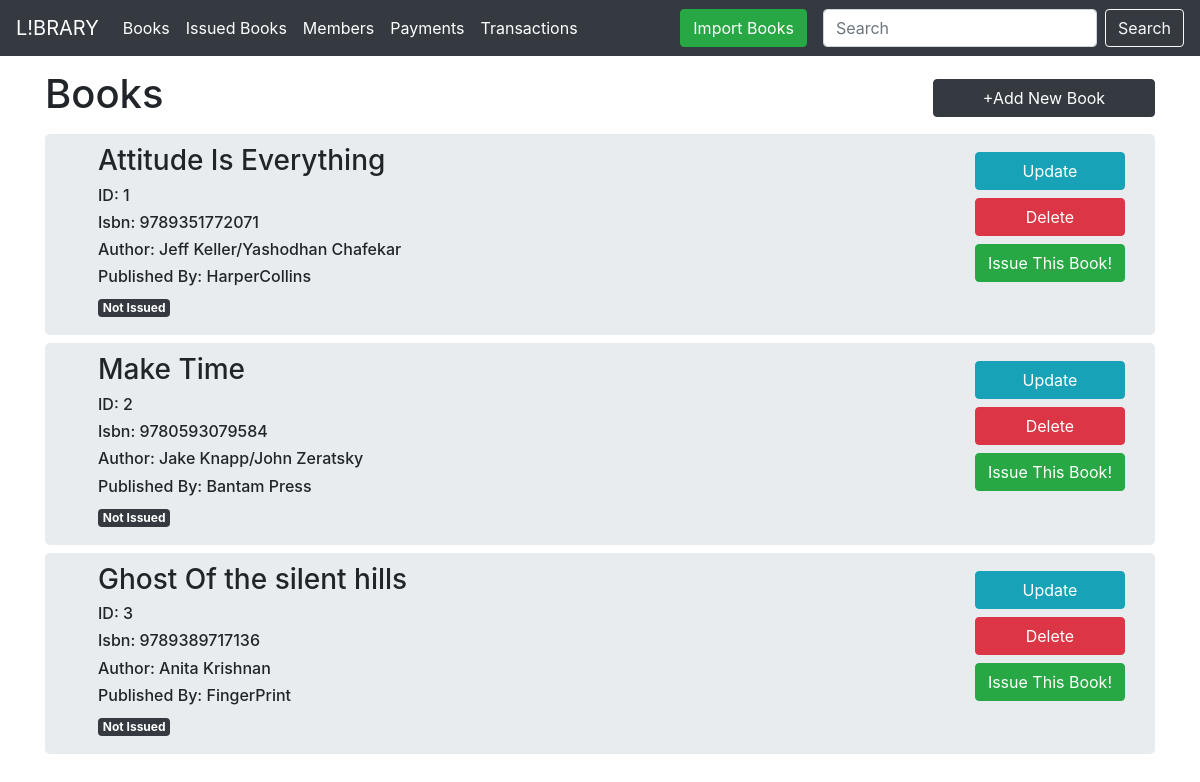
Before: / with the older database file.
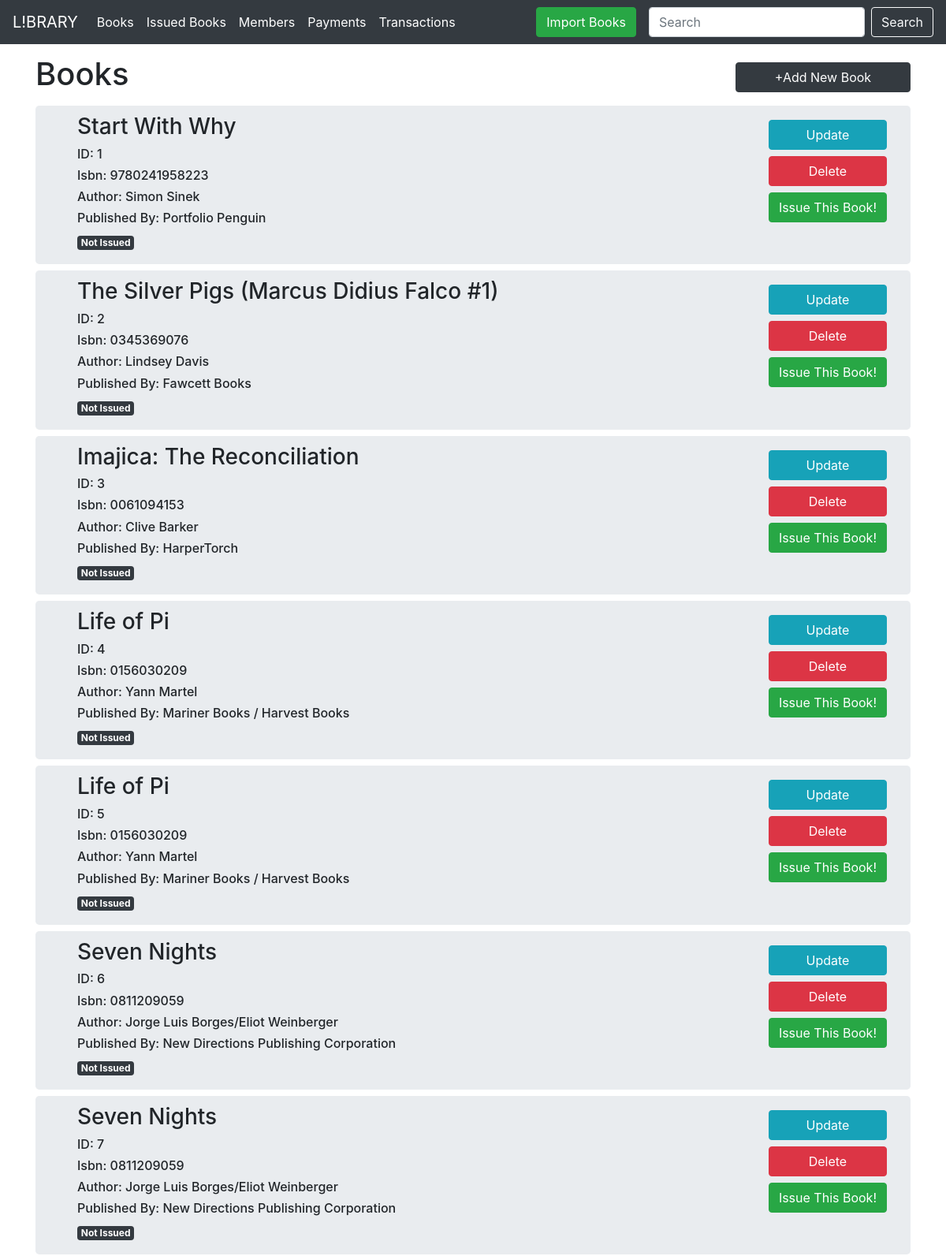
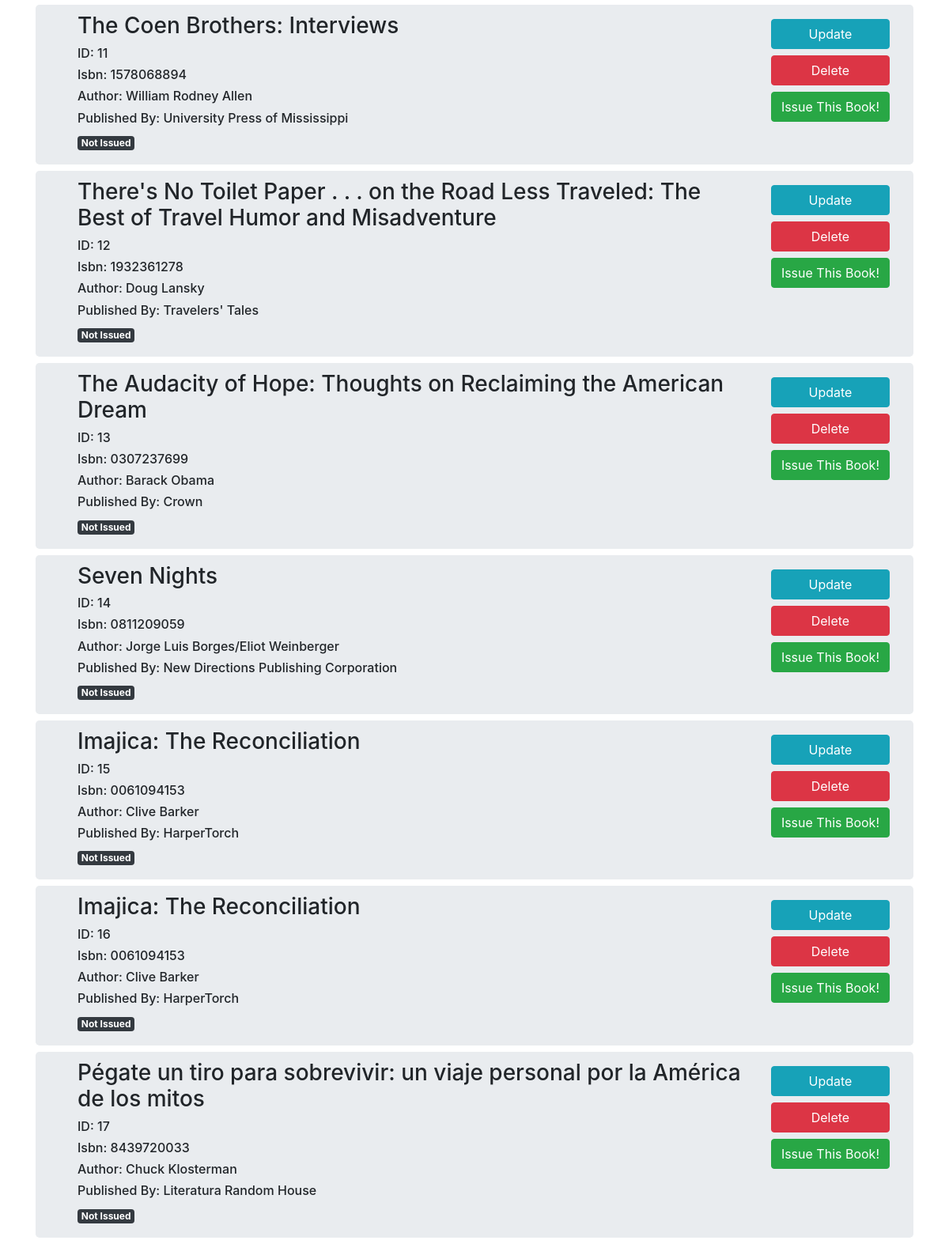
After: the same page with the newer database file (2 pictures, top to bottom).
### Library/models.py (models this page shows)
class Book(db.Model):
    id = db.Column(db.Integer, primary_key=True)
    name = db.Column(db.String(100))
    isbn = db.Column(db.String(20))
    author = db.Column(db.String(100))
    publisher = db.Column(db.String(100))
    issued = db.Column(db.Boolean, default=False )

### Library/books.py (the view, shortened to what this page needs)
@books.route('/', methods=['GET','POST'])
def book_list():
    data = Book.query.all()
    return render_template('book_list.html',data=data)

### Library/templates/book_list.html (shortened to what this page needs)
{% extends 'base.html' %}
{% block search %}
<a href="/import_books" class="mx-3 btn btn-success">Import Books</a>
<form action="/" method="post" class="form-inline my-2 my-lg-0">
    <input class="form-control mr-sm-2" name="search_input" type="search" placeholder="Search" aria-label="Search">
    <input class="btn btn-outline-light my-2 my-sm-0" type="submit" value="Search">
  </form>
{% endblock %}
{% block body %}
<div style="text-align:center; display: flex; flex-direction: row; align-items:center">
    <div style="flex:16; text-align:left ">
        <h1>Books</h1>
    </div>
    <div style="flex:4">
        <a href="/book_form" class="btn btn-dark my-1" style="width:100%; align-items:baseline">+Add New Book</a>
    </div>
</div>
    {% for book in data %}
    {% if not book.issued %}
    <div class ="container jumbotron my-2 " style="display:flex; flex-direction:row; justify-content:space-between; padding: 10px 30px 10px 30px;">
        <div class="container mx-2" style="flex:9;">
            <h3>{{book.name}}</h3>
            <h6>ID: {{book.id}}</h6>
            <h6>Isbn: {{book.isbn}}</h6>
            <h6>Author: {{book.author}}</h6>
            <h6>Published By: {{book.publisher}}</h6>
            {% if book.issued %}
            <h6 class="badge bg-success" style="color:white;">Issued</h6>
            {% else %}
            <h6 class="badge bg-dark"  style="color:white;">Not Issued</h6>
            {% endif %}
        </div>
        <div style="flex:1; text-align: center;" >
            <form action="/update_book/{{book.id}}">
                <div class="my-2">
                    <input type="submit" class="btn btn-info" style="width:100%;" value="Update">
                </div>
            </form>
            <form action="/confirm_book_delete/{{book.id}}" method="post">
                <div class="my-2">
                    <input type="submit" class="btn btn-danger" style="width:100%;" value="Delete">
                </div>
            </form>
            <form action="/issue_this_book/{{book.id}}" method="post">
                <div class="my-2">
                    <input type="submit" class="btn btn-success" style="width:100%;" value="Issue This Book!">
                </div>
            </form>
        </div>
    </div>
    {% endif %}
    {% endfor %}
{% endblock %}

Changed rows visible on the page:
changed Book id 1: name "Attitude Is Everything" → "Start With Why"; isbn "9789351772071" → "9780241958223"; author "Jeff Keller/Yashodhan Chafekar" → "Simon Sinek"; publisher "HarperCollins" → "Portfolio Penguin"
changed Book id 2: name "Make Time" → "The Silver Pigs (Marcus Didius Falco #1)"; isbn "9780593079584" → "0345369076"; author "Jake Knapp/John Zeratsky" → "Lindsey Davis"; publisher "Bantam Press" → "Fawcett Books"
changed Book id 3: name "Ghost Of the silent hills" → "Imajica: The Reconciliation"; isbn "9789389717136" → "0061094153"; author "Anita Krishnan" → "Clive Barker"; publisher "FingerPrint" → "HarperTorch"
added Book: name "Life of Pi", id "4", isbn "0156030209", author "Yann Martel", publisher "Mariner Books / Harvest Books", issued "Not Issued"
added Book: name "Life of Pi", id "5", isbn "0156030209", author "Yann Martel", publisher "Mariner Books / Harvest Books", issued "Not Issued"
added Book: name "Seven Nights", id "6", isbn "0811209059", author "Jorge Luis Borges/Eliot Weinberger", publisher "New Directions Publishing Corporation", issued "Not Issued"
added Book: name "Seven Nights", id "7", isbn "0811209059", author "Jorge Luis Borges/Eliot Weinberger", publisher "New Directions Publishing Corporation", issued "Not Issued"
added Book: name "The Coen Brothers: Interviews", id "11", isbn "1578068894", author "William Rodney Allen", publisher "University Press of Mississippi", issued "Not Issued"
added Book: name "There's No Toilet Paper . . . on the Road Less Traveled: The Best of Travel Humor and Misadventure", id "12", isbn "1932361278", author "Doug Lansky", publisher "Travelers' Tales", issued "Not Issued"
added Book: name "The Audacity of Hope: Thoughts on Reclaiming the American Dream", id "13", isbn "0307237699", author "Barack Obama", publisher "Crown", issued "Not Issued"
added Book: name "Seven Nights", id "14", isbn "0811209059", author "Jorge Luis Borges/Eliot Weinberger", publisher "New Directions Publishing Corporation", issued "Not Issued"
added Book: name "Imajica: The Reconciliation", id "15", isbn "0061094153", author "Clive Barker", publisher "HarperTorch", issued "Not Issued"
added Book: name "Imajica: The Reconciliation", id "16", isbn "0061094153", author "Clive Barker", publisher "HarperTorch", issued "Not Issued"
added Book: name "Pégate un tiro para sobrevivir: un viaje personal por la América de los mitos", id "17", isbn "8439720033", author "Chuck Klosterman", publisher "Literatura Random House", issued "Not Issued"
